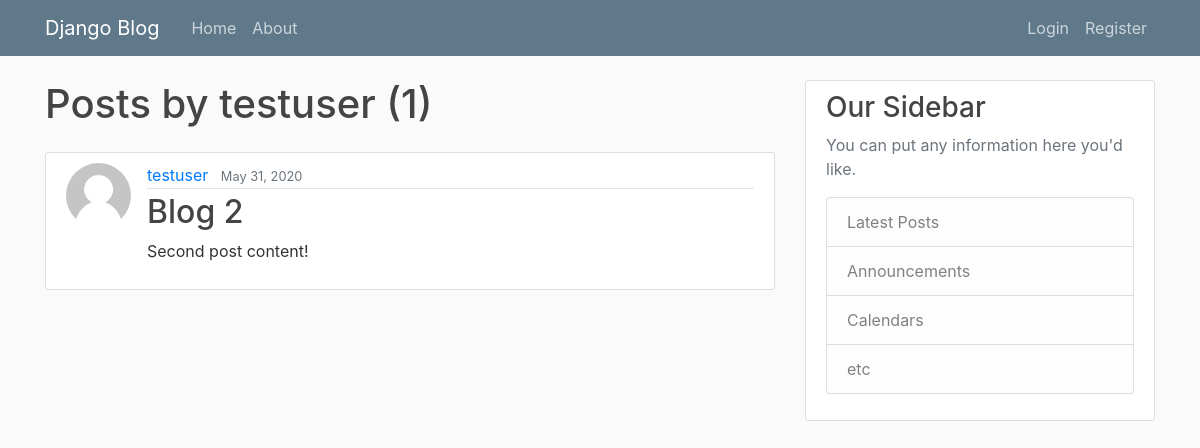
Page /user/testuser on the earlier database version.
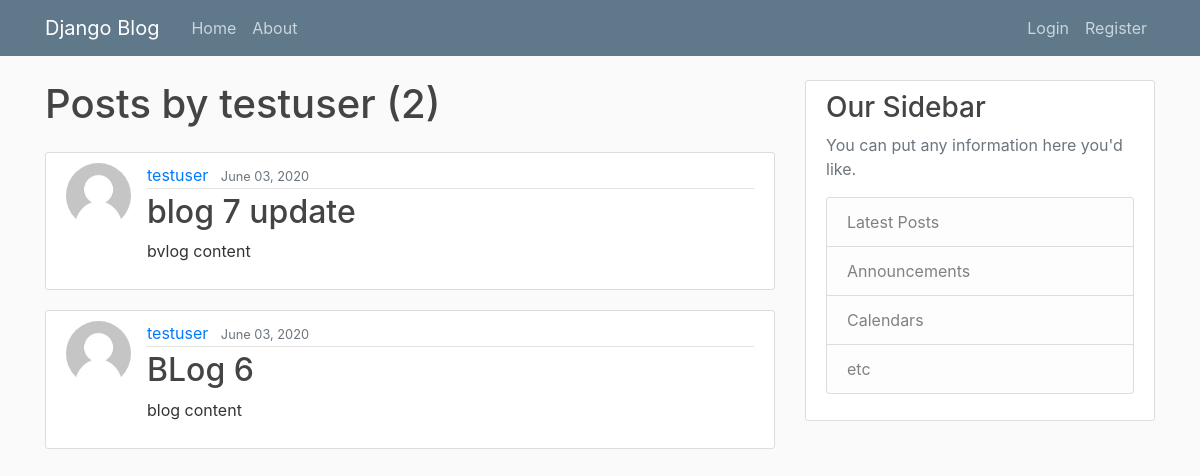
Same page on the later database version.
### blog/models.py (models this page shows, shortened)
class Post(models.Model):
    title = models.CharField(max_length=100)
    content = models.TextField()
    date_posted = models.DateTimeField(default=timezone.now)
    author = models.ForeignKey(User, on_delete=models.CASCADE)

### users/models.py (models this page shows, shortened)
class Profile(models.Model):
    user = models.OneToOneField(User, on_delete=models.CASCADE)
    image = models.ImageField(default='default.jpg', upload_to='profile_pics')

### blog/views.py (the view)
# urls.py: path('user/<str:username>', UserPostListView.as_view(), name='user-posts'),
class UserPostListView(ListView):
    model = Post
    template_name = 'blog/user_posts.html'  # <app>/<model>_<view_type>.html
    context_object_name = 'posts'
    paginate_by = 6
    def get_queryset(self):
        user = get_object_or_404(User, username=self.kwargs.get('username'))
        return Post.objects.filter(author=user).order_by('-date_posted')

### blog/templates/blog/user_posts.html (shortened to what this page needs)
{% extends "blog/base.html" %}
{% block content %}
  <h1 class="mb-4">Posts by {{ view.kwargs.username }} ({{ page_obj.paginator.count }})</h1>
{% for post in posts %}
  <article class="media content-section">
    <img class="rounded-circle article-img" src="{{ post.author.profile.image.url }}">
    <div class="media-body">
      <div class="article-metadata">
        <a class="mr-2" href="{% url 'user-posts' post.author.username %}">{{ post.author }}</a>
        <small class="text-muted">{{ post.date_posted|date:"F d, Y" }}</small>
      </div>
      <h2><a class="article-title" href="{% url 'post-detail' post.id %}">{{ post.title }}</a></h2>
      <p class="article-content">{{ post.content }}</p>
    </div>
  </article>
{% endfor %}
{% endblock content %}

Differences in the rows shown:
removed Post: author.profile.image (placeholder picture), author "testuser", date_posted "May 31, 2020", title "Blog 2", content "Second post content!"
added Post: author.profile.image (placeholder picture), author "testuser", date_posted "June 03, 2020", title "blog 7 update", content "bvlog content"
added Post: author.profile.image (placeholder picture), author "testuser", date_posted "June 03, 2020", title "BLog 6", content "blog content"
Other differences:
{{ page_obj.paginator.count }}: "1" → "2"
